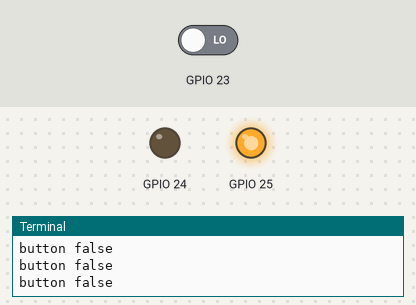
The program below on a simulated Raspberry Pi (BCM pin numbers). On the bench: output pins drawn as LEDs (lit = HIGH), the last lines printed to the terminal. The inputs (shaded band) are chosen by the test bench; at power-on: GPIO 23 LOW.

Above: at 1.2 s.
1.3 s: GPIO 23 driven HIGH
At 1.9 s:
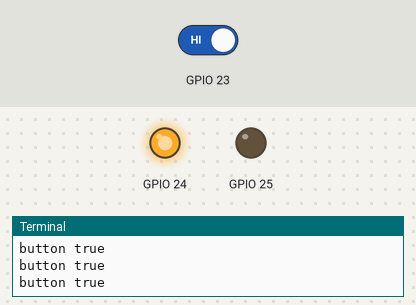
2.8 s: GPIO 23 driven LOW
At 3.1 s:
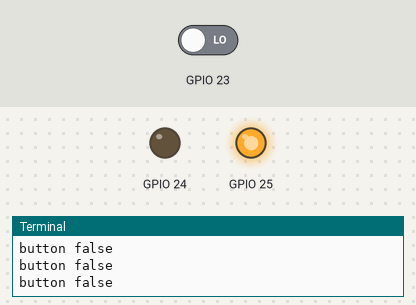
Timing chart, 0 to 5.8 s (numbered marks = the images above; inputs shaded):
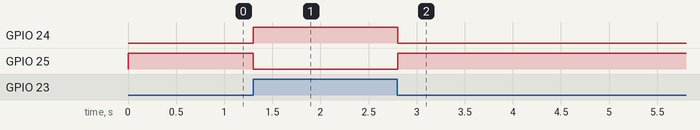

The program:

proximity.py
```python
import time
import RPi.GPIO as GPIO

def main():

    # tell the GPIO module that we want to use the
    # chip's pin numbering scheme
    GPIO.setmode(GPIO.BCM)

    # setup pin 25 as an output
    GPIO.setup(23,GPIO.IN)
    GPIO.setup(24,GPIO.OUT)
    GPIO.setup(25,GPIO.OUT)


    GPIO.output(25,True)

    while True:
        if GPIO.input(23):
             # the button is being pressed, so turn on the green LED
             # and turn off the red LED
             GPIO.output(24,True)
             GPIO.output(25,False)
             print "button true"
        else:
             # the button isn't being pressed, so turn off the green LED
             # and turn on the red LED
             GPIO.output(24,False)
             GPIO.output(25,True)
             print "button false"

        time.sleep(0.1)

    print "button pushed"

    GPIO.cleanup()

if __name__=="__main__":
    main()
```

Measured:
- after the input at 1.3 s, GPIO 24: LOW → HIGH at once; GPIO 25: HIGH → LOW at once
- after the input at 2.8 s, GPIO 24: HIGH → LOW at once; GPIO 25: LOW → HIGH at once
